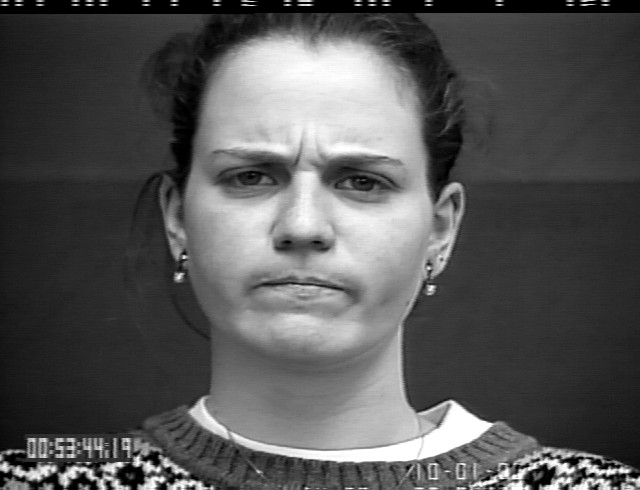
#> input picture CK+/anger/S100_005_00000023.png, 640 x 490 px, found by its file name; its folder holds only this picture in this run
$ jupyter execute --allow-errors main.ipynb
#> lines starting #> are read from the running program, lines starting #| are printed output that depends on the picture
#### Libraries

[cell 1]
# Importing all necessary libraries
from keras.preprocessing.image import ImageDataGenerator
from keras.models import Sequential
from keras.layers import Conv2D, MaxPooling2D
from keras.layers import Activation, Dropout, Flatten, Dense
from keras import backend as K
import tensorflow as tf
import os
import cv2
import imutils
import math

### Preprocessing of the data

[cell 2]
data_dir = '../COMP_473_Project/CK+'
aug_data_dir = '../COMP_473_Project/CK_Augmented'

if not os.path.isdir(aug_data_dir):
    os.mkdir(aug_data_dir)

for image_class in os.listdir(data_dir):
    # print(image_class)
    for image in os.listdir(os.path.join(data_dir, image_class)):
        image_name = image
        print(image_name)
        image_path = os.path.join(data_dir, image_class, image)

        image = cv2.imread(image_path)  # cv2.IMREAD_UNCHANGED
#> image is the input picture: shape (490, 640, 3); min 0, max 255, mean 85.7
        face_cascade = cv2.CascadeClassifier("haarcascade_frontalface_default.xml")

        faces = face_cascade.detectMultiScale(image, 1.3, 5)
#> faces = [[148, 60, 315, 315]]
        global crop_img
        for (x, y, w, h) in faces:
            # To draw a rectangle in a face
            # cv2.rectangle(image, (x, y), (x + w, y + h), (255, 255, 0), 2)
            crop_img = image[y:y + h, x:x + w]
#> this loop made 1 pass
#> pass 1, `crop_img = image[y:y + h, x:x + w]`:
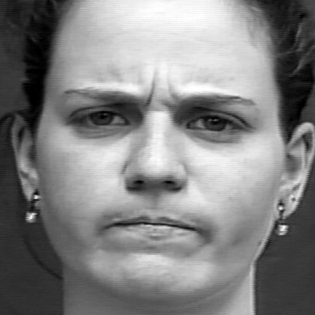
#> crop_img: shape (315, 315, 3); min 0, max 255, mean 130.4

        cv2.imwrite(os.path.join(aug_data_dir, image_class, image_name), crop_img)
#> pass 2 of the loop `for image_class in os.listdir(data_dir):`:
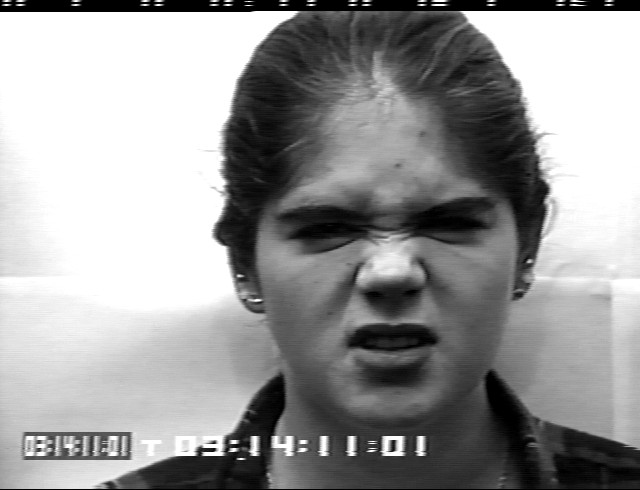
#> input picture CK+/disgust/S011_005_00000020.png, 640 x 490 px, found by its file name
#> image is the input picture: shape (490, 640, 3); min 0, max 255, mean 153.5
#> faces = [[223, 96, 334, 334]]
#> the loop `for (x, y, w, h) in faces:` made 1 pass
#> pass 1, `crop_img = image[y:y + h, x:x + w]`:
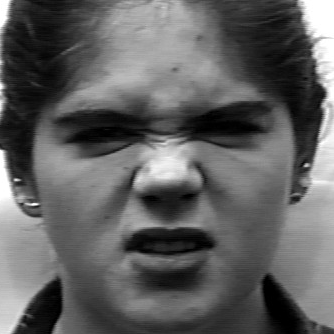
#> crop_img: shape (334, 334, 3); min 0, max 255, mean 96.4
#> pass 3 of the loop `for image_class in os.listdir(data_dir):`:
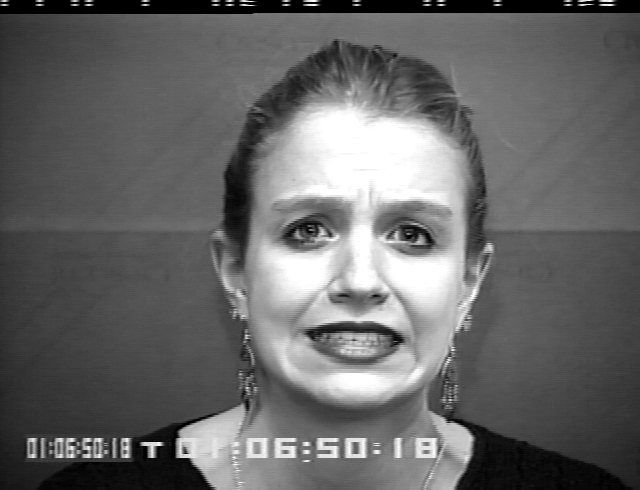
#> input picture CK+/fear/S055_006_00000008.png, 640 x 490 px, found by its file name
#> image is the input picture: shape (490, 640, 3); min 0, max 255, mean 102.5
#> faces = [[210, 119, 296, 296]]
#> the loop `for (x, y, w, h) in faces:` made 1 pass
#> pass 1, `crop_img = image[y:y + h, x:x + w]`:
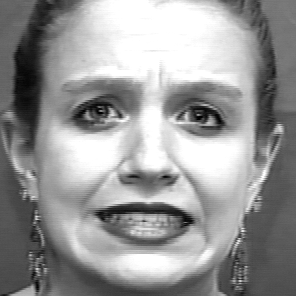
#> crop_img: shape (296, 296, 3); min 0, max 255, mean 151.2
#> the loop made 4 passes; the first 3 are shown

### Load the data

[cell 3]
import numpy as np
from matplotlib import pyplot as plt

#> (a cell that did not finish here is left out)

#> (a cell that did not finish here is left out)

#> (a cell that did not finish here is left out)

[cell 7]
fig, ax = plt.subplots(ncols=4, figsize=(20, 20))
#> (the rest of this cell did not finish here and is left out)

### Scale the data down

#> (a cell that did not finish here is left out)

### Split the data

#> (a cell that did not finish here is left out)

### No Pre-Processing Classifier

[cell 10]
img_w, img_h = 48, 48

train_data_dir = '../COMP_473_Project/TrainSet'
test_data_dir = '../COMP_473_Project/TestSet'
nb_train_samples = 700
nb_validation_samples = 295
epochs = 100
batch_size = 10

### Testing with openCV

[cell 11]
import cv2
import imutils

#rotation
img = cv2.imread("D:\Concordia\COMP473\COMP_473_Project\CK+\\anger\S010_004_00000019.png")
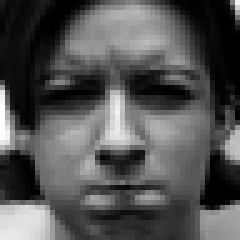
#> input picture CK+48/anger/S010_004_00000019.png, 48 x 48 px, found by its file name (shown 5 times larger)
#> img is the input picture: shape (48, 48, 3); min 0, max 255, mean 82.6
result = []
rot_angle = [-10, -5, 0, 5, 10]
for a in rot_angle:
    imgr = imutils.rotate(img, angle=a)
    result += [imgr]
#> this loop made 5 passes
#> pass 1, `imgr = imutils.rotate(img, angle=a)`:
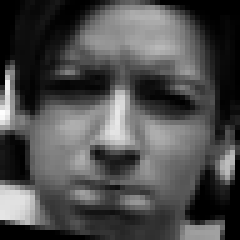
#> imgr: shape (48, 48, 3) (shown 5 times larger); min 0, max 254, mean 77.4
# [8 lines of commented-out code are left out]
angles = [10, 5, 0, -5, -10]
resultu = []
for i in range(len(result)):
    imgr = imutils.rotate(result[i], angle=angles[i])
    resultu += [imgr]
#> this loop made 5 passes
#> pass 1, `imgr = imutils.rotate(result[i], angle=angles[i])`:
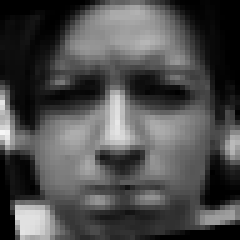
#> imgr: shape (48, 48, 3) (shown 5 times larger); min 0, max 246, mean 76.8
#> pass 2, `imgr = imutils.rotate(result[i], angle=angles[i])`:
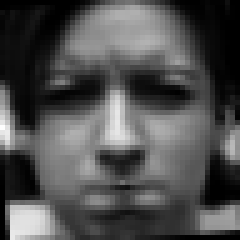
#> imgr: shape (48, 48, 3) (shown 5 times larger); min 0, max 253, mean 79

for i in range(len(result)):
    print("oritianl***")
    print(img[28][5:9])
    print("new image ****")
    print(result[i][28][5:9])
    print("re-rotated image ****")
    print(resultu[i][28][5:9])

# Cropping an image
result2 = []
for r in result:
    imgc = r[10:48, 10:38]
    result2 += [imgc]
#> this loop made 5 passes
#> pass 1, `imgc = r[10:48, 10:38]`:
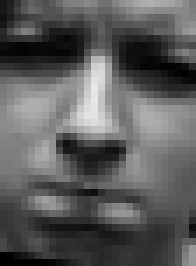
#> imgc: shape (38, 28, 3) (shown 7 times larger); min 0, max 231, mean 91.4
#> pass 2, `imgc = r[10:48, 10:38]`:
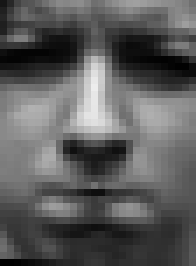
#> imgc: shape (38, 28, 3) (shown 7 times larger); min 0, max 237, mean 91.8
#> pass 3, `imgc = r[10:48, 10:38]`:
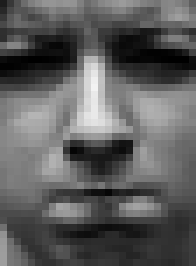
#> imgc: shape (38, 28, 3) (shown 7 times larger); min 0, max 242, mean 93

# for r in result2:
#     cv2.imshow("crop", r)
#     cv2.waitKey()

#intensity normalization -> Histogram equalization
result3 = []
for r in result:
    R, G, B = cv2.split(r)
    output1_R = cv2.equalizeHist(R)
    output1_G = cv2.equalizeHist(G)
    output1_B = cv2.equalizeHist(B)
    equ = cv2.merge((output1_R, output1_G, output1_B))
    result3 += [equ]
#> this loop made 5 passes
#> pass 1, `output1_R = cv2.equalizeHist(R)`:
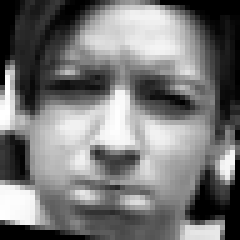
#> output1_R: shape (48, 48) (shown 5 times larger); min 0, max 255, mean 119.3
#> after the loop:
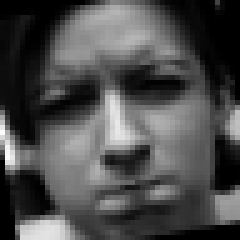
#> B: shape (48, 48) (shown 5 times larger); min 0, max 253, mean 76.2

toTest = result3[0]
plt.imshow(toTest.astype('uint8'))
plt.show()
